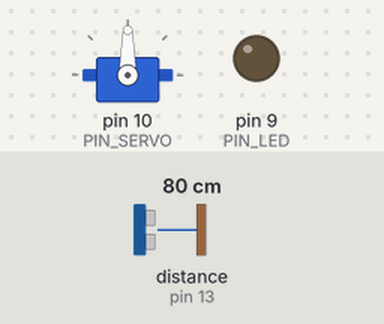
Bench run of a sketch on a simulated Arduino Uno, built with avr-gcc and run on an emulated ATmega328P. Shown: servo, output pins drawn as LEDs (lit = HIGH). Wiring (inferred from the names in the program): ultrasonic range finder: trigger pin 12; echo pin 13. Inputs (shaded band) come from the test bench; at power-on: distance to the obstacle (sensor on pin 13) 80 cm. The echo pulse lasts 58.3 µs per cm; pins used as bus, display or sensor lines are not drawn; what the sketch prints to the serial monitor is not drawn.

Above: at 1.2 s.
1.3 s: distance to the obstacle (sensor on pin 13) set to 23 cm
2.8 s: distance to the obstacle (sensor on pin 13) set to 18 cm
At 5.2 s:
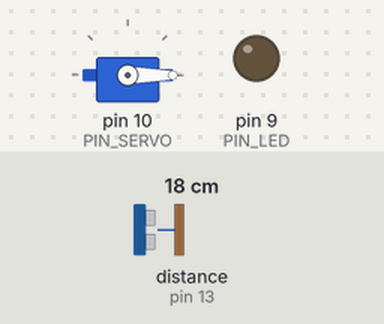
5.8 s: distance to the obstacle (sensor on pin 13) set to 35 cm
At 8.6 s:
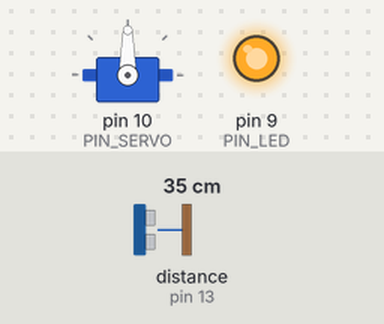
8.8 s: distance to the obstacle (sensor on pin 13) set to 2 cm
At 11.4 s:
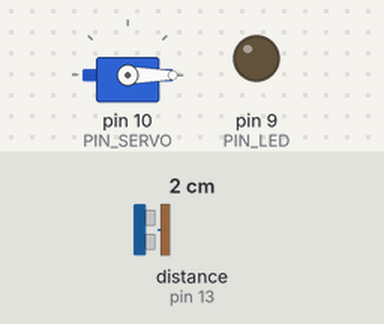
11.8 s: distance to the obstacle (sensor on pin 13) set to 60 cm
At 11.95 s:
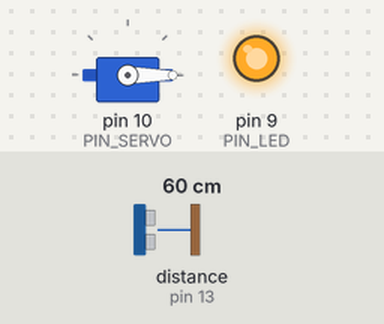
Timing chart, 0 to 15.4 s (numbered marks = the images above; inputs shaded):
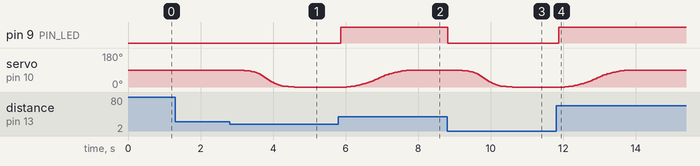

Measured:
- the behaviour switches between 21 and 20 cm on distance to the obstacle (sensor on pin 13) (found by bisection; images 0 and 1)
- after the input at 1.3 s, every drawn part: stays the same
- after the input at 2.8 s, servo on pin 10 (PIN_SERVO): moves from 90° to 0° over 1.8 s, starting at once
- after the input at 5.8 s, pin 9 (PIN_LED): LOW → HIGH after 0.06 s; servo on pin 10 (PIN_SERVO): moves from 0° to 90° over 1.8 s, starting after 0.22 s
- after the input at 8.8 s, pin 9 (PIN_LED): HIGH → LOW at once; servo on pin 10 (PIN_SERVO): moves from 90° to 0° over 1.8 s, starting at once
- after the input at 11.8 s, pin 9 (PIN_LED): LOW → HIGH after 0.07 s; servo on pin 10 (PIN_SERVO): moves from 0° to 90° over 1.8 s, starting after 0.24 s

The sketch:

10C16.ino
```cpp
#include <Servo.h>
#include <math.h>

// ---------------- 핀 설정 ----------------
#define PIN_LED 9
#define PIN_TRIG 12
#define PIN_ECHO 13
#define PIN_SERVO 10

// ---------------- 상수 정의 ----------------
#define SND_VEL 346.0          // sound velocity (m/s)
#define INTERVAL 100            // ms
#define PULSE_DURATION 10       // µs
#define TIMEOUT 30000           // µs
#define SCALE (0.001 * 0.5 * SND_VEL) // duration→distance(mm)

// 차량 감지 기준
#define DETECT_DIST 200.0       // 20cm 이내 감지

// 서보 제어 범위
#define SERVO_MIN 0
#define SERVO_MAX 90            // 차단기 열림 각도

// ---------------- 전역 변수 ----------------
Servo myservo;
unsigned long last_time = 0;
float dist = 400.0;             // 초기 거리
bool car_detected = false;      // 차량 감지 상태

// ---------------- 함수 선언 ----------------
float USS_measure(int TRIG, int ECHO);
void servoMoveSigmoid(int startAngle, int endAngle, int duration_ms);
void servoMoveSmooth(int startAngle, int endAngle, int duration_ms);

void setup() {
  pinMode(PIN_LED, OUTPUT);
  pinMode(PIN_TRIG, OUTPUT);
  pinMode(PIN_ECHO, INPUT);
  digitalWrite(PIN_TRIG, LOW);

  myservo.attach(PIN_SERVO);
  myservo.write(SERVO_MAX); // 시작 시 차단기 열림 상태
  Serial.begin(57600);
}

void loop() {
  if (millis() < last_time + INTERVAL) return;
  last_time = millis();

  dist = USS_measure(PIN_TRIG, PIN_ECHO);

  if (dist > 0 && dist < DETECT_DIST) {  // 차량 접근
    if (!car_detected) {
      car_detected = true;
      digitalWrite(PIN_LED, LOW); // LED 꺼짐
      Serial.println("[Sigmoid] 차량 감지 → 차단기 닫힘");
      servoMoveSigmoid(SERVO_MAX, SERVO_MIN, 2000);  // sigmoid 방식 (내림)
    }
  }
  else {  // 차량 없음
    if (car_detected) {
      car_detected = false;
      digitalWrite(PIN_LED, HIGH); // LED 켜짐
      Serial.println("[Smooth] 차량 없음 → 차단기 열림");
      servoMoveSmooth(SERVO_MIN, SERVO_MAX, 2000);  // 커스텀 부드러운 상승
    }
  }

  // 거리 출력 (시리얼 플로터용)
  Serial.print("dist:"); Serial.println(dist);
}

// ---------------- 초음파 거리 측정 ----------------
float USS_measure(int TRIG, int ECHO) {
  digitalWrite(TRIG, HIGH);
  delayMicroseconds(PULSE_DURATION);
  digitalWrite(TRIG, LOW);
  return pulseIn(ECHO, HIGH, TIMEOUT) * SCALE; // mm
}

// ---------------- (1) Sigmoid 함수 기반 부드러운 제어 ----------------
void servoMoveSigmoid(int startAngle, int endAngle, int duration_ms) {
  const int steps = 50;
  for (int i = 0; i <= steps; i++) {
    float t = (float)i / steps;
    // sigmoid 곡선 (중간부에서 부드럽게 가속/감속)
    float sigmoid = 1.0 / (1.0 + exp(-12.0 * (t - 0.5)));
    int angle = startAngle + (endAngle - startAngle) * sigmoid;
    myservo.write(angle);
    delay(duration_ms / steps);
  }
}

// ---------------- (2) 함수 하나 더 (EaseInOutQuad) ----------------
void servoMoveSmooth(int startAngle, int endAngle, int duration_ms) {
  const int steps = 50;
  for (int i = 0; i <= steps; i++) {
    float t = (float)i / steps;
    // Ease In-Out Quadratic curve
    float smooth = t < 0.5 ? 2 * t * t : -1 + (4 - 2 * t) * t;
    int angle = startAngle + (endAngle - startAngle) * smooth;
    myservo.write(angle);
    delay(duration_ms / steps);
  }
}
```
